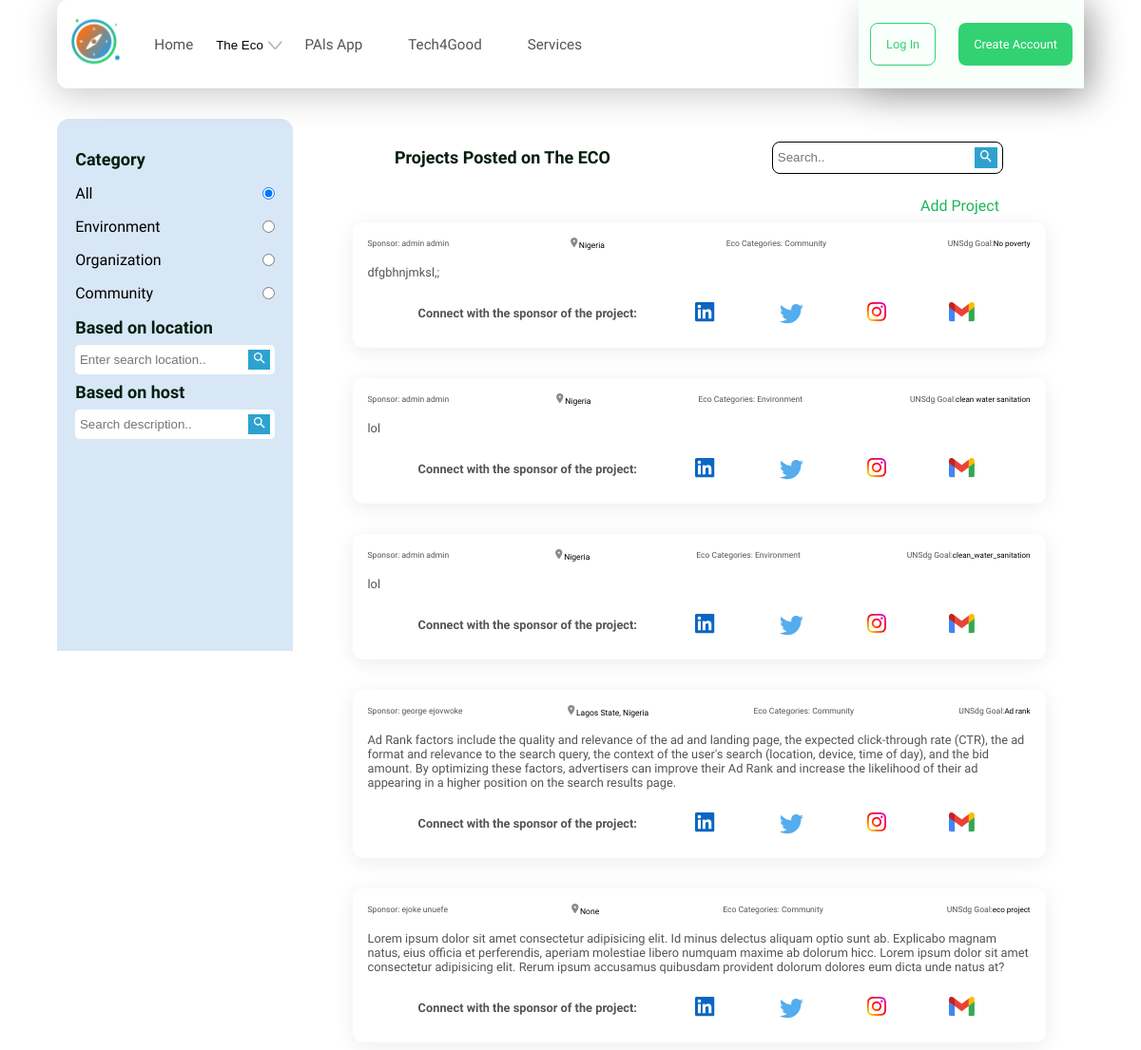
Before: /project/ with the older database file.
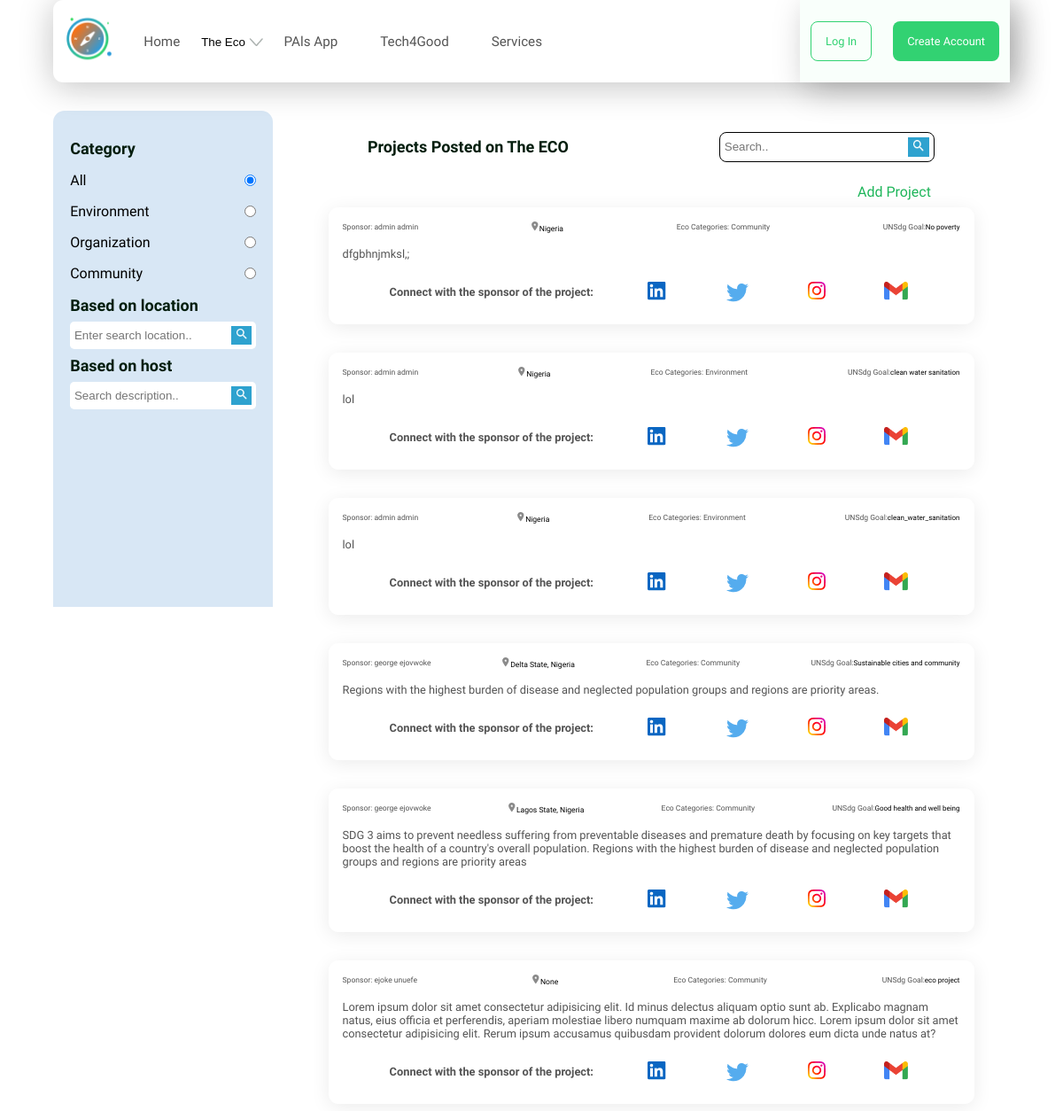
After: the same page with the newer database file.
### ecoplatform/models.py (models this page shows, shortened)
class Category(models.Model):
    name = models.CharField(max_length=50)
    image = models.ImageField(upload_to='category/', blank=True, null=True)
    slug = models.SlugField(blank=True, null=True)
    class Meta:
        verbose_name = 'category'
        verbose_name_plural = 'categories'
    def __str__(self):
        return self.name

class Project(models.Model):
    title = models.CharField(max_length=100)
    description = models.TextField(max_length=500)
    location = models.CharField(max_length=100,blank=True, null=True)
    user = models.ForeignKey(Account,on_delete=models.CASCADE)
    created = models.DateTimeField(default = timezone.now)
    category = models.ForeignKey('Category',on_delete=models.SET_NULL,null=True)
    sponsor = models.CharField(max_length=100, blank=True, null=True)
    linkedin = models.URLField(blank=True, null=True)
    twitter = models.URLField(blank=True, null=True)
    instagram = models.URLField(blank=True, null=True)
    Gmail = models.URLField(blank=True, null=True)
    slug = models.SlugField(blank=True,null=True)
    isTrending = models.BooleanField(default=False)
    upvotes = models.ManyToManyField(Account, blank=True, related_name='upvoted_projects')
    downvotes = models.ManyToManyField(Account, blank=True, related_name='downvoted_projects')
    class Meta:
        verbose_name = 'Project'
        verbose_name_plural = 'Projects'
        ordering = ['-created']

### ecousers/models.py (models this page shows, shortened)
class Account(AbstractBaseUser):
    first_name      = models.CharField(max_length=50)
    last_name       = models.CharField(max_length=50)
    username        = models.CharField(max_length=50, unique=True)
    email           = models.EmailField(max_length=100, unique=True)
    phone_number    = models.CharField(max_length=50)
    date_joined     = models.DateTimeField(auto_now_add=True)
    last_login      = models.DateTimeField(auto_now_add=True)
    is_admin        = models.BooleanField(default=False)
    is_staff        = models.BooleanField(default=False)
    is_active        = models.BooleanField(default=False)
    is_superadmin        = models.BooleanField(default=False)
    USERNAME_FIELD = 'email'
    REQUIRED_FIELDS = ['username', 'first_name', 'last_name']
    objects = MyAccountManager()
    def full_name(self):
        return f'{self.first_name} {self.last_name}'

### ecoplatform/views.py (the view)
# urls.py: path('project/', views.projectListView, name='project_list'),
def projectListView(request):
    category_slug = request.GET.get('category')
    user_query = request.GET.get('user_query')
    location_query = request.GET.get('location_query')
    if category_slug:
        category = get_object_or_404(Category, slug=category_slug)
        projects = Project.objects.order_by('-created').filter(category=category)
    else:
        projects = Project.objects.order_by('-created').all()
    if user_query:
        projects = projects.filter(description__icontains=user_query)
    if location_query:
        projects = projects.filter(location__icontains=location_query)
    categories = Category.objects.all()
    context = {
        'projects': projects,
        'categories': categories,
        'selected_category': category_slug,
    }
    return render(request, 'ecoplatform/project_list.html', context)

### ecoplatform/context_processors.py (called while the page is built)
def menu_links(request):
    links = Category.objects.all()
    return dict(links=links)

### templates/ecoplatform/project_list.html (shortened to what this page needs)
{% extends 'base.html' %}
{% load static %}
{% block contents %}
            <h5>Projects Posted on The ECO</h5>
            <div class="search">
                <form class="cat-search" action="{% url 'ecoplatform:project_list' %}">
                    <input type="text" name="user_query" placeholder="Search..">
                    <button><img src="{% static 'images/category/search.png' %}" alt="search button"></button>
                </form>
            </div>
        </div>
        <div class="add-problems-btn">
            <a href="{% url 'ecoplatform:add-project' %}">Add Project</a>
        </div>
        {% if projects %}
        {% for project in projects %}
        <div class="card">
            <div class="card-wrapper">
                <div class="card-header">
                    <div class="eco-cat">
                        <p class="text-fix2">Sponsor: <a href="">{{project.user.full_name}}</a></p>
                    </div>
                    <div class="post-location">
                        <img src="{% static 'images/card/Pindrop.png' %}" alt=""><span class="location">{{project.location}}</span>
                    </div>
                    <div class="eco-cat">
                        <p class="text-fix2">Eco Categories: <a href="">{{project.category}}</a></p>
                    </div>
                    <div class="goal">
                        <p class="text-fix2">UNSdg Goal: </p><span style="font-size:8px">{{project.title}}</span>
                    </div>
                </div>
                <div class="card-details">
                    <p>{{project.description}}</p>
                </div>
                <div class="card-footer">
                    <p><b>Connect with the sponsor of the project:</b></p>
                    <a href="#"><img src="{% static 'images/card/project-card/linkedin.png' %}" alt=""></a>
                    <a href="#"><img src="{% static 'images/card/project-card/twitter.png' %}" alt=""></a>
                    <a href="#"><img src="{% static 'images/card/project-card/insta.png' %}" alt=""></a>
                    <a href="#"><img src="{% static 'images/card/project-card/gmail (2).png' %}" alt=""></a>
                </div>
            </div>
        </div>
        {% endfor %}
        {% else %}
        <p style="text-align:center">No projects found for this category.</p>
        {% endif %}
{% endblock%}

### templates/base.html (shortened to what this page needs)
{% load static %}
<!DOCTYPE html>
<html lang="en">
<head>
    <link href="https://cdn.jsdelivr.net/npm/remixicon@2.5.0/fonts/remixicon.css" rel="stylesheet">
    <link href='https://unpkg.com/boxicons@2.1.4/css/boxicons.min.css' rel='stylesheet'>
    <link rel="stylesheet" href="{% static 'scss/main.css' %}">
     <link rel="stylesheet" type="text/css"
     href="https://cdnjs.cloudflare.com/ajax/libs/OwlCarousel2/2.2.1/assets/owl.carousel.min.css">
    <link rel="stylesheet" type="text/css"
     href="https://cdnjs.cloudflare.com/ajax/libs/OwlCarousel2/2.2.1/assets/owl.theme.default.min.css">
</head>
<body>
        <div class="body-wrapper">
            {% include 'components/navbar.html' %}
          {% if home %}
          {% block content %}
          {% endblock content %}
          {% else %}
          <section class="main-content">
            <aside class="category">
                <div class="cat-wrapper">
                    <h5>Category</h5>
                    <form class="radio">
                        <div>
                            <label for="All">All</label>
                            <input type="radio" name="category" id="All" value="" {% if not selected_category %}checked{% endif %}>
                        </div>
                        {% for category in categories %}
                        <div>
                            <label for="{{ category.slug }}">{{ category.name }}</label>
                            <input type="radio" name="category" id="{{ category.slug }}" value="{{ category.slug }}" {% if selected_category == category.slug %}checked{% endif %}>
                        </div>
                        {% endfor %}
                    </form>
                    <h5>Based on location</h5>
                    {% if projects %}
                    <form class="cat-search" action="{% url 'ecoplatform:project_list' %}">
                        <input type="text" name="location_query" placeholder="Enter search location..">
                        <button><img src="{% static 'images/category/search.png' %}" alt="search button"></button>
                    </form>
                    <h5>Based on host</h5>
                    <form class="cat-search" action="{% url 'ecoplatform:project_list' %}">
                        <input type="text" name="user_query" placeholder="Search description..">
                        <button><img src="{% static 'images/category/search.png' %}" alt="search button"></button>
                    </form>
                {% endif %}
                </div>
            </aside>
            <main class="card-main">
                <div class="heading">
                    {% block contents %}
                    {% endblock contents %}
                </div>
          {% endif %}
</body>

### templates/components/navbar.html (shortened to what this page needs)
{% load static %}
<nav>
    <div class="logo">
        <img src="{% static 'images/notification/logo 3(1).png' %}" alt="Eco logo">
    </div>
    <div class="right-side__nav hidden">
        <div class="nav-links toggler">
            <a href="{% url 'ecoplatform:home' %}">Home</a>
            <div class="dropdown">
                <button class="dropbtn">The Eco
                    <img src="{% static 'images/notification/arrowdown.png' %}" alt="arrow down"
                    class="eco-img">
                </button>
            </div>
            <a href="#">PAls App</a>
            <a href="#">Tech4Good</a>
            <a href="#">Services</a>
        </div>
        {% if user.id is None %}
            <div class="connect toggler skew">
                <a href="{% url 'ecousers:login' %}" id="login1">Log In</a>
                <a href="{% url 'ecousers:register' %}" id="create1">Create Account</a>
            </div>
        {% else %}
            <div class="connect toggler skew">
                <a href="{% url 'ecousers:logout' %}" id="login1">Log Out</a>
                <a href="{% url 'ecousers:dashboard' %}" id="create1">{{user.first_name|capfirst}} || Dashboard</a>
            </div>
        {% endif %}
    </div>
</nav>

Changed rows visible on the page:
added Project: user.full_name "george ejovwoke", location "Delta State, Nigeria", category "Community", title "Sustainable cities and community", description "Regions with the highest burden of disease and neglected population groups and regions are priority areas."
changed Project "Lagos State, Nigeria": title "Ad rank" → "Good health and well being"; description "Ad Rank factors include the quality and relevance of the ad and landing page, the expected click-through rate (CTR), the ad format and relevance to the search query, the context of the user's search (location, device, time of day), and the bid amount. By optimizing these factors, advertisers can improve their Ad Rank and increase the likelihood of their ad appearing in a higher position on the search results page." → "SDG 3 aims to prevent needless suffering from preventable diseases and premature death by focusing on key targets that boost the health of a country's overall population. Regions with the highest burden of disease and neglected population groups and regions are priority areas"
